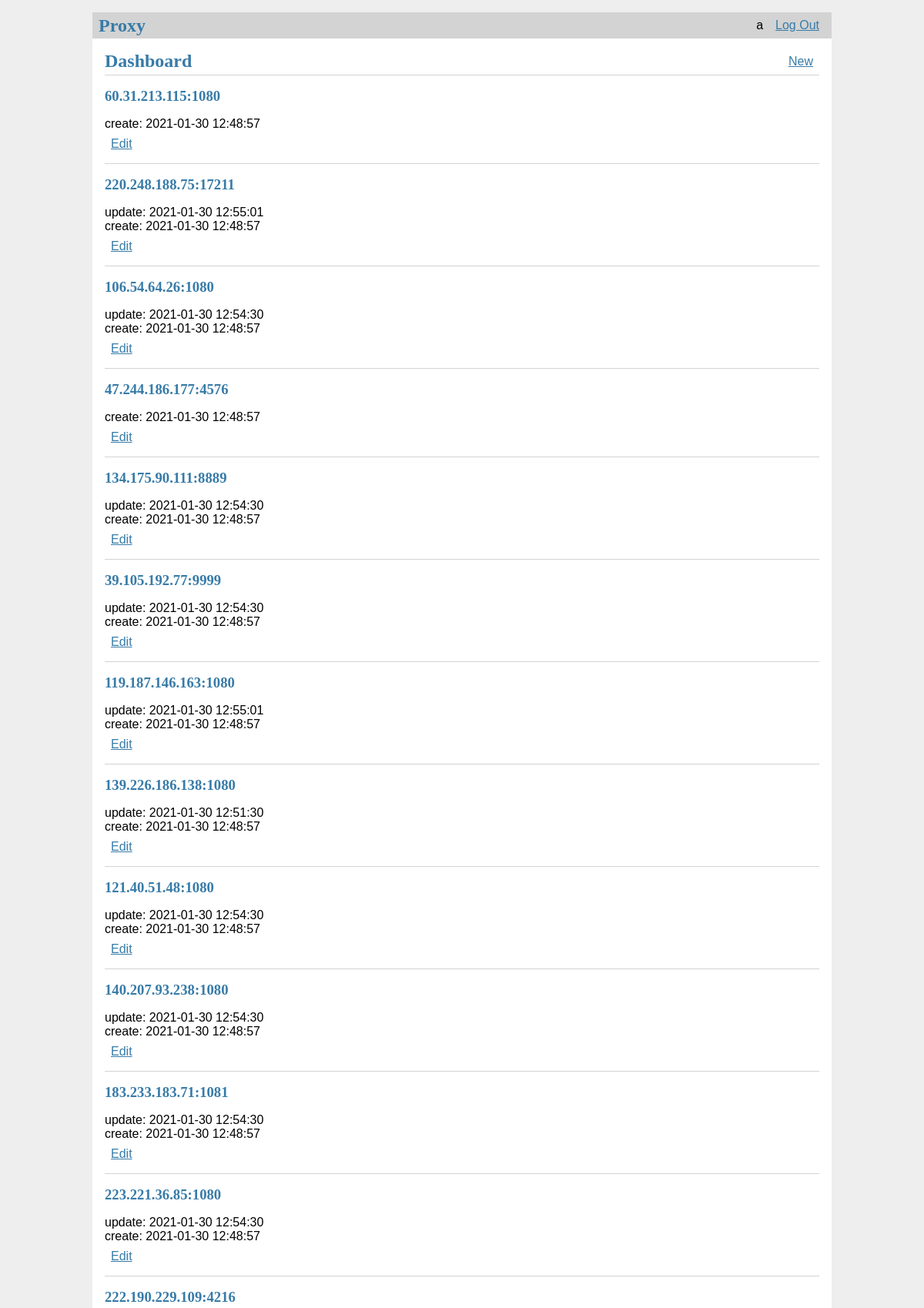
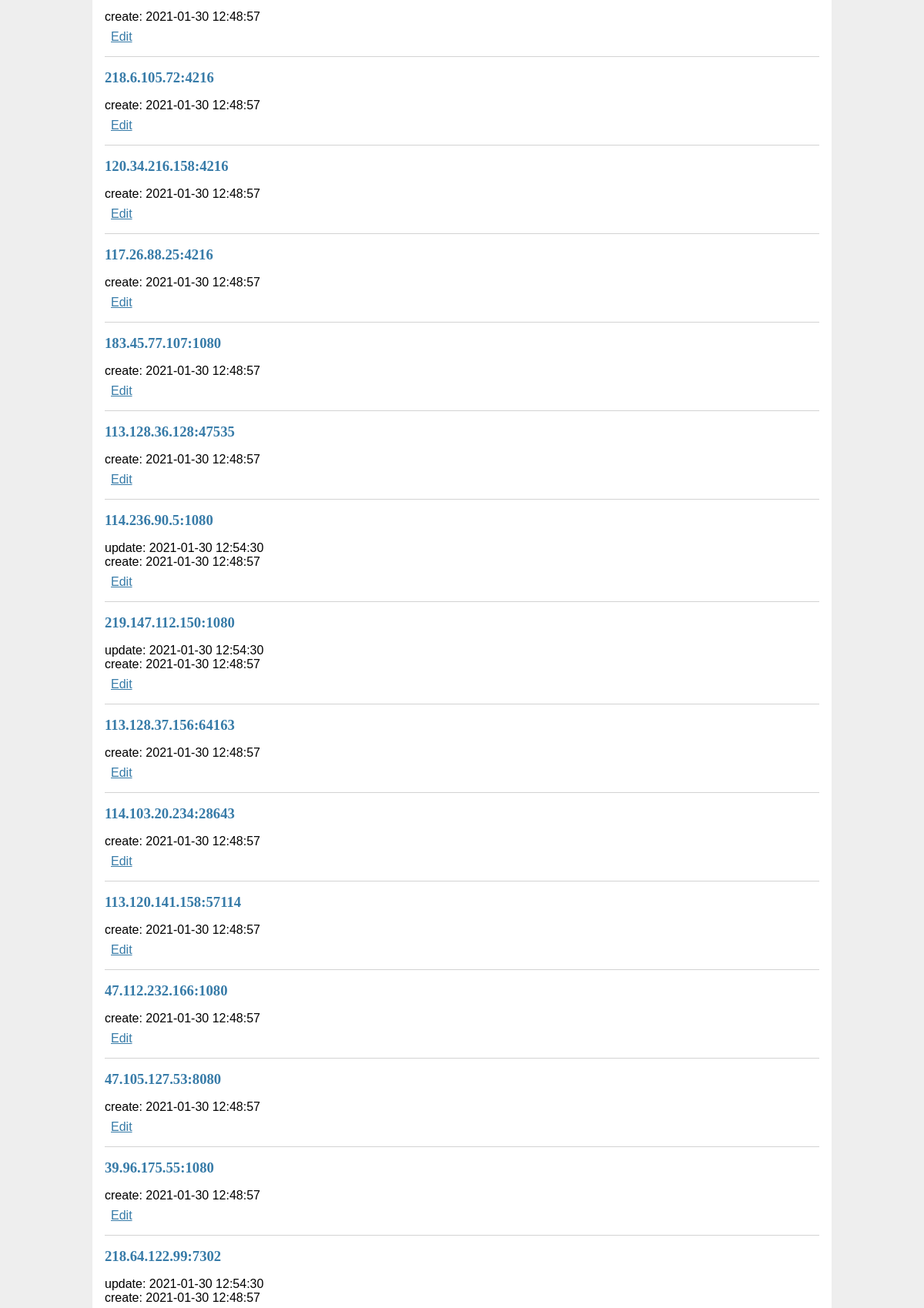
The page /dashboard (signed in, upper part) on the database its author committed (2 pictures, top to bottom).
### tables this page shows
CREATE TABLE user (
    id       INTEGER PRIMARY KEY AUTOINCREMENT,
    username TEXT    UNIQUE
                     NOT NULL,
    password TEXT    NOT NULL
);

CREATE TABLE proxy (
            id        INTEGER   PRIMARY KEY AUTOINCREMENT,
            author_id INTEGER   NOT NULL,
            created   TIMESTAMP,
            updated   TIMESTAMP,
            delay     TEXT,
            ip        TEXT      NOT NULL
                                UNIQUE,
            port      TEXT      NOT NULL,
            FOREIGN KEY (
                author_id
            )
            REFERENCES user (id));

### flaskr/blog.py (the view)
@bp.route('/dashboard')
@login_required
def dashboard():
    db = get_db()
    records = db.execute(
        'SELECT p.id, author_id, created, updated, ip, port, username'
        ' FROM proxy p JOIN user u ON p.author_id = u.id'
        ' ORDER BY created DESC'
    ).fetchall()
    return render_template('blog/dashboard.html', records=records)

### flaskr/auth.py (called while the page is built)
@bp.before_app_request
def load_logged_in_user():
    user_id = session.get('user_id')
    if user_id is None:
        g.user = None
    else:
        g.user = get_db().execute(
            'SELECT * FROM user WHERE id = ?', (user_id,)
        ).fetchone()

def login_required(view):
    @functools.wraps(view)
    def wrapped_view(**kwargs):
        if g.user is None:
            return redirect(url_for('auth.login'))
        return view(**kwargs)
    return wrapped_view

### flaskr/db.py (called while the page is built)
def get_db():
    if 'db' not in g:
        g.db = sqlite3.connect(
            current_app.config['DATABASE'],
            detect_types=sqlite3.PARSE_DECLTYPES
        )
        g.db.row_factory = sqlite3.Row
    return g.db

### flaskr/templates/blog/dashboard.html
{% extends 'base.html' %}
{% block header %}
  <h1>{% block title %}Dashboard{% endblock %}</h1>
  {% if g.user %}
    <a class="action" href="{{ url_for('blog.create') }}">New</a>
  {% endif %}
{% endblock %}
{% block content %}
  {% for r in records %}
    <article class="r">
      <header>
        <div>
          <h1>{{ r['ip'] }}:{{ r['port'] }} </h1>
          {% if r['updated'] %}
            <div class="about">update: {{ r['updated'].strftime('%Y-%m-%d %H:%M:%S') }}</div>
          {% endif %}
          <div class="about">create: {{ r['created'].strftime('%Y-%m-%d %H:%M:%S') }}</div>
        </div>
        {% if g.user['id'] == r['author_id'] %}
          <a class="action" href="{{ url_for('blog.update', id=r['id']) }}">Edit</a>
        {% endif %}
      </header>
    </article>
    {% if not loop.last %}
      <hr>
    {% endif %}
  {% endfor %}
{% endblock %}

### flaskr/templates/base.html (shortened to what this page needs)
<!doctype html>
<link rel="stylesheet" href="{{ url_for('static', filename='style.css') }}">
<nav>
  <h1>Proxy</h1>
  <ul>
    {% if g.user %}
      <li><span>{{ g.user['username'] }}</span>
      <li><a href="{{ url_for('auth.logout') }}">Log Out</a>
    {% else %}
      <li><a href="{{ url_for('auth.register') }}">Register</a>
      <li><a href="{{ url_for('auth.login') }}">Log In</a>
    {% endif %}
  </ul>
</nav>
<section class="content">
  <header>
    {% block header %}{% endblock %}
  </header>
  {% block content %}{% endblock %}
</section>

### flaskr/static/style.css (style rules this page uses)
h1 { font-family: serif; color: #377ba8; margin: 1rem 0; }
a { color: #377ba8; }
hr { border: none; border-top: 1px solid lightgray; }
nav { background: lightgray; display: flex; align-items: center; padding: 0 0.5rem; }
nav h1 { flex: auto; margin: 0; }
nav ul { display: flex; list-style: none; margin: 0; padding: 0; }
nav ul li a, nav ul li span, header .action { display: block; padding: 0.5rem; }
.content { padding: 0 1rem 1rem; }
.content > header { border-bottom: 1px solid lightgray; display: flex; align-items: flex-end; }
.content > header h1 { flex: auto; margin: 1rem 0 0.25rem 0; }
.content:last-child { margin-bottom: 0; }

### rows shown on the page
user: user.username "a"
proxy: ip "60.31.213.115", port "1080", created "2021-01-30 12:48:57"
proxy: ip "220.248.188.75", port "17211", updated "2021-01-30 12:55:01", created "2021-01-30 12:48:57"
proxy: ip "106.54.64.26", port "1080", updated "2021-01-30 12:54:30", created "2021-01-30 12:48:57"
proxy: ip "47.244.186.177", port "4576", created "2021-01-30 12:48:57"
proxy: ip "134.175.90.111", port "8889", updated "2021-01-30 12:54:30", created "2021-01-30 12:48:57"
proxy: ip "39.105.192.77", port "9999", updated "2021-01-30 12:54:30", created "2021-01-30 12:48:57"
proxy: ip "119.187.146.163", port "1080", updated "2021-01-30 12:55:01", created "2021-01-30 12:48:57"
proxy: ip "139.226.186.138", port "1080", updated "2021-01-30 12:51:30", created "2021-01-30 12:48:57"
proxy: ip "121.40.51.48", port "1080", updated "2021-01-30 12:54:30", created "2021-01-30 12:48:57"
proxy: ip "140.207.93.238", port "1080", updated "2021-01-30 12:54:30", created "2021-01-30 12:48:57"
proxy: ip "183.233.183.71", port "1081", updated "2021-01-30 12:54:30", created "2021-01-30 12:48:57"
proxy: ip "223.221.36.85", port "1080", updated "2021-01-30 12:54:30", created "2021-01-30 12:48:57"
proxy: ip "222.190.229.109", port "4216", created "2021-01-30 12:48:57"
proxy: ip "218.6.105.72", port "4216", created "2021-01-30 12:48:57"
proxy: ip "120.34.216.158", port "4216", created "2021-01-30 12:48:57"
proxy: ip "117.26.88.25", port "4216", created "2021-01-30 12:48:57"
proxy: ip "183.45.77.107", port "1080", created "2021-01-30 12:48:57"
proxy: ip "113.128.36.128", port "47535", created "2021-01-30 12:48:57"
proxy: ip "114.236.90.5", port "1080", updated "2021-01-30 12:54:30", created "2021-01-30 12:48:57"
proxy: ip "219.147.112.150", port "1080", updated "2021-01-30 12:54:30", created "2021-01-30 12:48:57"
proxy: ip "113.128.37.156", port "64163", created "2021-01-30 12:48:57"
proxy: ip "114.103.20.234", port "28643", created "2021-01-30 12:48:57"
proxy: ip "113.120.141.158", port "57114", created "2021-01-30 12:48:57"
proxy: ip "47.112.232.166", port "1080", created "2021-01-30 12:48:57"
proxy: ip "47.105.127.53", port "8080", created "2021-01-30 12:48:57"
proxy: ip "39.96.175.55", port "1080", created "2021-01-30 12:48:57"
proxy: ip "218.64.122.99", port "7302", updated "2021-01-30 12:54:30", created "2021-01-30 12:48:57"
